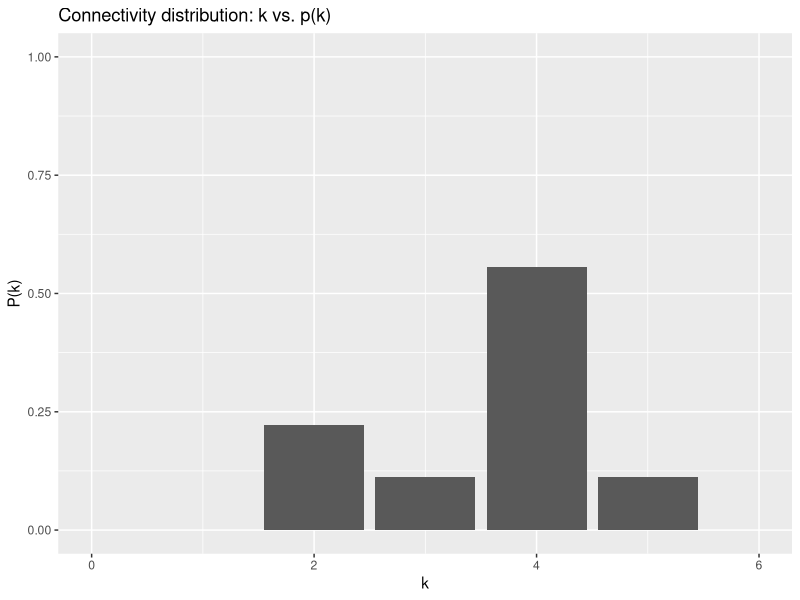
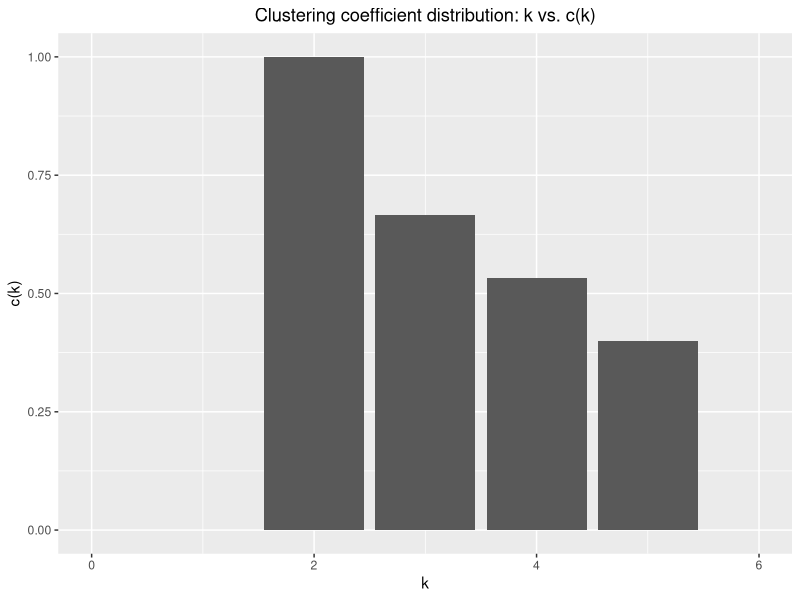
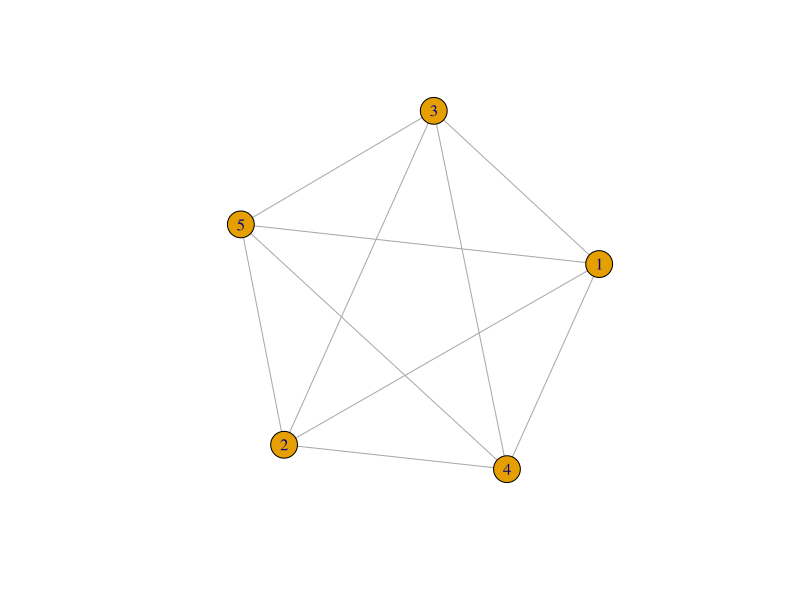

Here is the R script that generated these plots, in order: (Note: this script raises an error after producing the figures.)
## ---- chunk 1
knitr::opts_chunk$set(echo = TRUE, cache = TRUE, message = FALSE)
library(igraph, warn.conflicts = FALSE)
library(ggplot2, warn.conflicts = FALSE)
library(tidyverse, warn.conflicts = FALSE)
set.seed(489)
## ---- chunk 2
v <- c("r", "s", "t", "u", "v", "w", "x", "y", "z")
k_v <- as.numeric(c(4, 2, 3, 2, 4, 4, 4, 4, 5))
graph_info_df <- data.frame(v, k_v)
graph_info_df %>% 
  group_by(k_v) %>% 
  summarise(n = n()) %>% 
  mutate(freq = n / sum(n)) %>% 
  ggplot(aes(x = k_v, y = freq)) + geom_bar(stat = "identity") + 
  xlim(c(0, 6)) + ylim(c(0, 1)) +  
  labs(x = "k", y = "P(k)", title = "Connectivity distribution: k vs. p(k)") 
  
## ---- chunk 3
c_v <- as.numeric(c(1/2, 1, 2/3, 1, 1/2, 1/2, 1/2, 2/3, 2/5))
graph_info_df <- data.frame(graph_info_df, c_v)
head(graph_info_df)
## ---- chunk 4
graph_info_df %>% 
  group_by(k_v) %>% 
  summarise_at("c_v", mean) %>% 
  ggplot(aes(x = k_v, y = c_v)) + geom_bar(stat = "identity") +
    labs(x = "k", y = "c(k)", title = "Clustering coefficient distribution: k vs. c(k)") +
    theme(plot.title = element_text(hjust = 0.5)) +
  xlim(c(0, 6))
## ---- chunk 5
plot(make_full_graph(5))
## ---- chunk 6
g_a <- read_graph("./data/hw2/graphA.txt", directed = FALSE)
plot(g_a)
## ---- chunk 7
diameter(g_a)
## ---- chunk 8
radius(g_a)
## ---- chunk 9
transitivity(g_a, type = "average")
## ---- chunk 10
transitivity(g_a, type = "global")
## ---- chunk 11
plot_dd <- function(g){
  g.dd <- data.frame(0:(length(degree_distribution(g)) - 1), 
                     degree_distribution(g, cumulative = FALSE))
  colnames(g.dd) <-c("k", "p_k")
  ggplot(g.dd, aes(x = k, y = p_k)) + geom_bar(stat = "identity") +
    labs(x = "k", y = "p(k)", title = "Degree distribution: k vs. p(k)", 
         subtitle = paste("Graph:", deparse(substitute(g)))) +
    theme(plot.title = element_text(hjust = 0.5), plot.subtitle = element_text(hjust = 0.5))
}
## ---- chunk 12
plot_dd(g_a)
## ---- chunk 13
mean_distance(g_a, directed = FALSE)
## ---- chunk 14
max(centr_degree(g_a)$res)
## ---- chunk 15
which(centr_degree(g_a)$res == max(centr_degree(g_a)$res))
## ---- chunk 16
max(centr_betw(g_a, directed = FALSE)$res)
## ---- chunk 17
which(centr_betw(g_a, directed = FALSE)$res == max(centr_betw(g_a, directed = FALSE)$res))
## ---- chunk 18
g_b <- read_graph("./data/hw2/graphB.txt", directed = FALSE)
plot_dd(g_b)
## ---- chunk 19
g_b.pl_fit <- fit_power_law(degree(g_b))
g_b.pl_fit
## ---- chunk 20
g_b.pl_fit.2 <- fit_power_law(degree(g_b), xmin = 5)
g_b.pl_fit.2
## ---- chunk 21
num_vertices <- vcount(g_b)
sim_graph <- barabasi.game(num_vertices, directed = FALSE)
plot_dd(sim_graph)
## ---- chunk 22
sim_graph.pl_fit <- fit_power_law(degree(sim_graph), xmin = 1)
sim_graph.pl_fit
